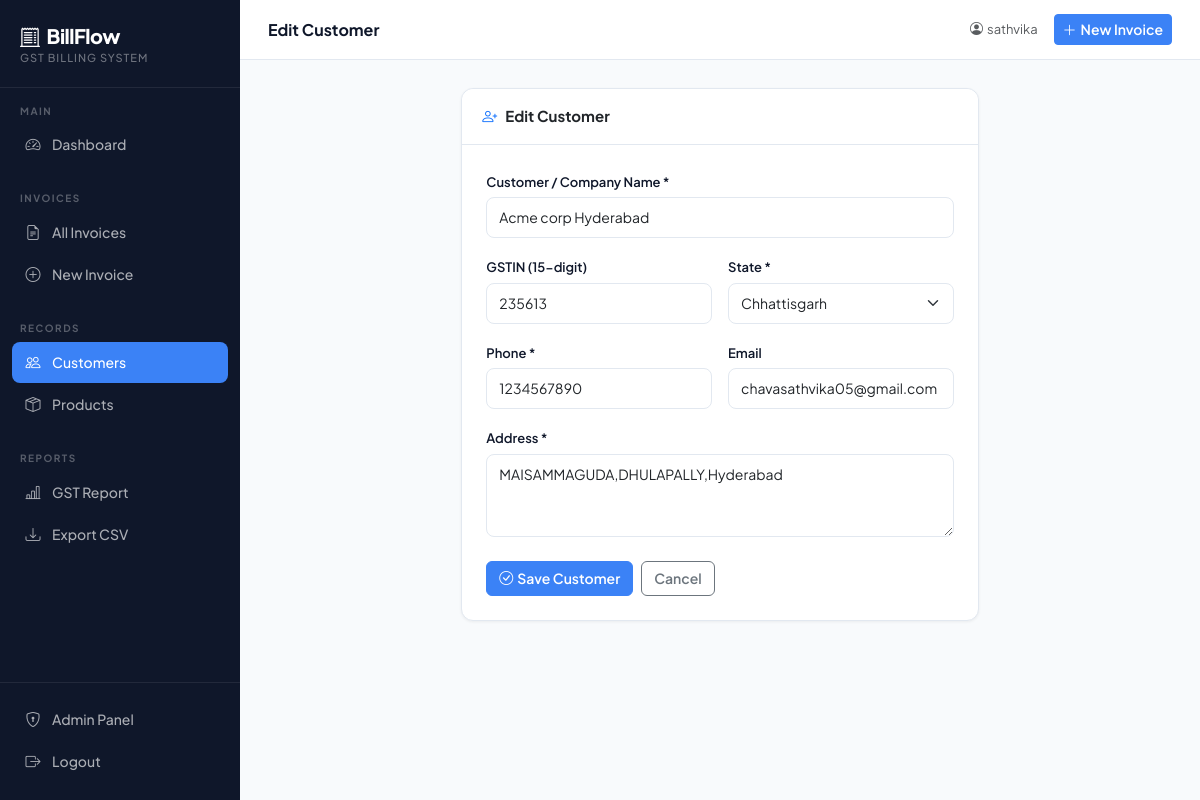
The page /customers/1/edit/ (signed in) on the database its author committed.
### billing/models.py (models this page shows, shortened)
class Customer(models.Model):
    name = models.CharField(max_length=200)
    gst_number = models.CharField(max_length=15, blank=True, null=True, verbose_name="GSTIN")
    state = models.CharField(max_length=100, choices=INDIAN_STATES)
    address = models.TextField()
    phone = models.CharField(max_length=15)
    email = models.EmailField(blank=True, null=True)
    created_at = models.DateTimeField(auto_now_add=True)
    class Meta:
        ordering = ['name']

### billing/views.py (the view)
# urls.py: path('customers/<int:pk>/edit/', views.edit_customer, name='edit_customer'),
@login_required
def edit_customer(request, pk):
    customer = get_object_or_404(Customer, pk=pk)
    if request.method == 'POST':
        form = CustomerForm(request.POST, instance=customer)
        if form.is_valid():
            form.save()
            messages.success(request, 'Customer updated successfully!')
            return redirect('customer_list')
    else:
        form = CustomerForm(instance=customer)
    return render(request, 'billing/add_customer.html', {'form': form, 'title': 'Edit Customer'})

### billing/forms.py
class CustomerForm(forms.ModelForm):
    class Meta:
        model = Customer
        fields = ['name', 'gst_number', 'state', 'address', 'phone', 'email']
        widgets = {
            'name': forms.TextInput(attrs={'class': 'form-control', 'placeholder': 'Customer / Company Name'}),
            'gst_number': forms.TextInput(attrs={'class': 'form-control', 'placeholder': '15-digit GSTIN (optional)'}),
            'state': forms.Select(attrs={'class': 'form-select'}),
            'address': forms.Textarea(attrs={'class': 'form-control', 'rows': 3, 'placeholder': 'Full address'}),
            'phone': forms.TextInput(attrs={'class': 'form-control', 'placeholder': '+91 XXXXX XXXXX'}),
            'email': forms.EmailInput(attrs={'class': 'form-control', 'placeholder': 'email@example.com'}),
        }

### billing/templates/billing/add_customer.html (shortened to what this page needs)
{% extends 'billing/base.html' %}
{% block page_title %}{{ title }}{% endblock %}
{% block content %}
<div class="row justify-content-center">
  <div class="col-lg-7">
    <div class="card">
      <div class="card-header">
        <i class="bi bi-person-plus me-2 text-primary"></i>{{ title }}
      </div>
      <div class="card-body p-4">
        <form method="post" novalidate>
          <div class="row g-3">
            <div class="col-12">
              <label class="form-label">Customer / Company Name *</label>
              {{ form.name }}
            </div>
            <div class="col-md-6">
              <label class="form-label">GSTIN (15-digit)</label>
              {{ form.gst_number }}
            </div>
            <div class="col-md-6">
              <label class="form-label">State *</label>
              {{ form.state }}
            </div>
            <div class="col-md-6">
              <label class="form-label">Phone *</label>
              {{ form.phone }}
            </div>
            <div class="col-md-6">
              <label class="form-label">Email</label>
              {{ form.email }}
            </div>
            <div class="col-12">
              <label class="form-label">Address *</label>
              {{ form.address }}
            </div>
          </div>
          <div class="d-flex gap-2 mt-4">
            <button type="submit" class="btn btn-primary">
              <i class="bi bi-check-circle me-1"></i>Save Customer
            </button>
            <a href="{% url 'customer_list' %}" class="btn btn-outline-secondary">Cancel</a>
          </div>
        </form>
      </div>
    </div>
  </div>
</div>
{% endblock %}

### billing/templates/billing/base.html (shortened to what this page needs)
<!DOCTYPE html>
<html lang="en">
<head>
  <link href="https://cdnjs.cloudflare.com/ajax/libs/bootstrap/5.3.2/css/bootstrap.min.css" rel="stylesheet">
  <link href="https://cdnjs.cloudflare.com/ajax/libs/bootstrap-icons/1.11.3/font/bootstrap-icons.min.css" rel="stylesheet">
</head>
<body>
<nav class="sidebar">
  <div class="sidebar-brand">
    <h1><i class="bi bi-receipt-cutoff me-1"></i> BillFlow</h1>
    <span>GST Billing System</span>
  </div>
  <div class="sidebar-section">
    <div class="sidebar-section-label">Main</div>
    <a href="{% url 'dashboard' %}" class="nav-link {% if request.resolver_match.url_name == 'dashboard' %}active{% endif %}">
      <i class="bi bi-speedometer2"></i> Dashboard
    </a>
  </div>
  <div class="sidebar-section">
    <div class="sidebar-section-label">Invoices</div>
    <a href="{% url 'invoice_list' %}" class="nav-link {% if 'invoice' in request.resolver_match.url_name and 'create' not in request.resolver_match.url_name %}active{% endif %}">
      <i class="bi bi-file-earmark-text"></i> All Invoices
    </a>
    <a href="{% url 'create_invoice' %}" class="nav-link {% if request.resolver_match.url_name == 'create_invoice' %}active{% endif %}">
      <i class="bi bi-plus-circle"></i> New Invoice
    </a>
  </div>
  <div class="sidebar-section">
    <div class="sidebar-section-label">Records</div>
    <a href="{% url 'customer_list' %}" class="nav-link {% if 'customer' in request.resolver_match.url_name %}active{% endif %}">
      <i class="bi bi-people"></i> Customers
    </a>
    <a href="{% url 'product_list' %}" class="nav-link {% if 'product' in request.resolver_match.url_name %}active{% endif %}">
      <i class="bi bi-box-seam"></i> Products
    </a>
  </div>
  <div class="sidebar-section">
    <div class="sidebar-section-label">Reports</div>
    <a href="{% url 'gst_report' %}" class="nav-link {% if 'report' in request.resolver_match.url_name %}active{% endif %}">
      <i class="bi bi-bar-chart-line"></i> GST Report
    </a>
    <a href="{% url 'export_csv' %}" class="nav-link">
      <i class="bi bi-download"></i> Export CSV
    </a>
  </div>
  <div class="sidebar-footer">
    <a href="/admin/" class="nav-link" target="_blank">
      <i class="bi bi-shield-lock"></i> Admin Panel
    </a>
    <a href="{% url 'logout' %}" class="nav-link">
      <i class="bi bi-box-arrow-right"></i> Logout
    </a>
  </div>
</nav>
<div class="main-wrap">
  <div class="topbar">
    <div class="topbar-title">{% block page_title %}Dashboard{% endblock %}</div>
    <div class="d-flex align-items-center gap-3">
      <span class="text-muted" style="font-size:13px">
        <i class="bi bi-person-circle me-1"></i>{{ request.user.username }}
      </span>
      <a href="{% url 'create_invoice' %}" class="btn btn-primary btn-sm">
        <i class="bi bi-plus-lg me-1"></i>New Invoice
      </a>
    </div>
  </div>
  <div class="page-content">
    {% block content %}{% endblock %}
  </div>
</div>
</body>
</html>

### billing/templates/billing/base.html (style rules this page uses)
:root { --navy: #0f172a; --navy-light: #1e293b; --navy-lighter: #334155; --accent: #3b82f6; --accent-light: #60a5fa; --green: #10b981; --amber: #f59e0b; --red: #ef4444; --surface: #f8fafc; --border: #e2e8f0; --text: #0f172a; --text-muted: #64748b; --sidebar-w: 240px; }
* { box-sizing: border-box; }
body { font-family: 'Plus Jakarta Sans', sans-serif; background: var(--surface); color: var(--text); margin: 0; }
.sidebar { position: fixed; top: 0; left: 0; width: var(--sidebar-w); height: 100vh; background: var(--navy); display: flex; flex-direction: column; z-index: 100; overflow-y: auto; }
.sidebar-brand { padding: 24px 20px 20px; border-bottom: 1px solid rgba(255,255,255,0.08); }
.sidebar-brand h1 { font-size: 20px; font-weight: 800; color: #fff; margin: 0; letter-spacing: -0.5px; }
.sidebar-brand span { font-size: 11px; color: rgba(255,255,255,0.4); display: block; margin-top: 2px; font-weight: 500; text-transform: uppercase; letter-spacing: 1px; }
.sidebar-section { padding: 16px 12px 8px; }
.sidebar-section-label { font-size: 10px; font-weight: 700; color: rgba(255,255,255,0.3); text-transform: uppercase; letter-spacing: 1.5px; padding: 0 8px; margin-bottom: 6px; }
.nav-link { display: flex; align-items: center; gap: 10px; padding: 9px 12px; border-radius: 8px; color: rgba(255,255,255,0.65) !important; font-size: 14px; font-weight: 500; text-decoration: none; transition: all 0.15s ease; margin-bottom: 2px; }
.nav-link.active { background: var(--accent); color: #fff !important; }
.nav-link i { font-size: 15px; width: 18px; text-align: center; }
.sidebar-footer { margin-top: auto; padding: 16px 12px; border-top: 1px solid rgba(255,255,255,0.08); }
.main-wrap { margin-left: var(--sidebar-w); min-height: 100vh; display: flex; flex-direction: column; }
.topbar { background: #fff; border-bottom: 1px solid var(--border); padding: 0 28px; height: 60px; display: flex; align-items: center; justify-content: space-between; position: sticky; top: 0; z-index: 50; }
.topbar-title { font-size: 16px; font-weight: 700; color: var(--navy); }
.page-content { padding: 28px; flex: 1; }
.card { border: 1px solid var(--border); border-radius: 12px; box-shadow: 0 1px 3px rgba(0,0,0,0.06); }
.card-header { background: #fff; border-bottom: 1px solid var(--border); padding: 16px 20px; border-radius: 12px 12px 0 0 !important; font-weight: 700; font-size: 15px; }
.btn-primary { background: var(--accent); border-color: var(--accent); font-weight: 600; }
.btn { font-weight: 600; font-size: 14px; }
.form-label { font-weight: 600; font-size: 13px; color: var(--navy); margin-bottom: 5px; }
.form-control, .form-select { border-radius: 8px; border: 1.5px solid var(--border); font-size: 14px; padding: 9px 12px; transition: border-color 0.15s; }

### rows shown on the page
Customer: name "Acme corp Hyderabad", gst_number "235613", state "Chhattisgarh", phone "1234567890", email "chavasathvika05@gmail.com", address "MAISAMMAGUDA,DHULAPALLY,Hyderabad"

### other values the page prints
{{ title }} "Edit Customer"
{{ request.user.username }} "sathvika"
